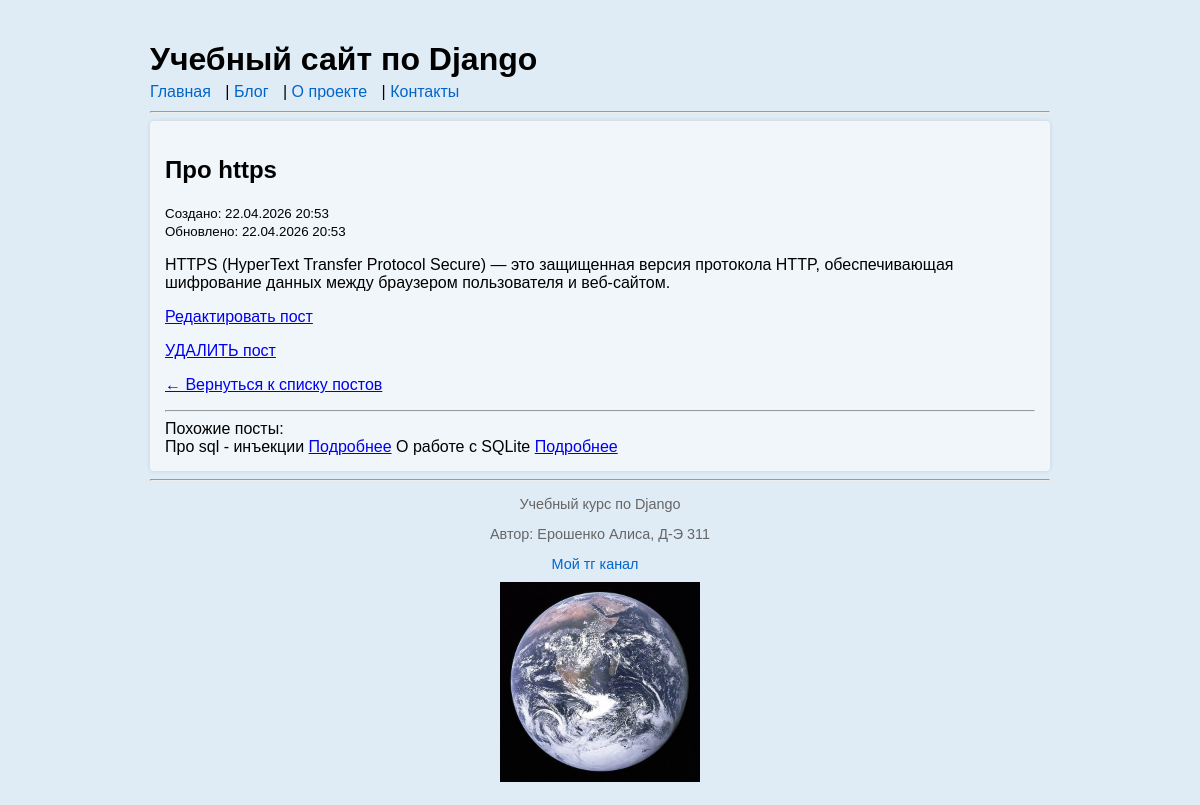
Page /blog/3/ on the committed database.
### blog/models.py (models this page shows, shortened)
class Post(models.Model):
    title = models.CharField("Заголовок", max_length=200)
    body = models.TextField("Текст")
    created_at = models.DateTimeField("Создано", auto_now_add=True)
    updated_at = models.DateTimeField("Обновлено", auto_now=True)
    author = models.CharField("Автор", max_length=100, default="Аноним")
    is_published = models.BooleanField("Опубликовать", default=True)

### blog/views.py (the view)
# urls.py: path("blog/<int:pk>/", post_detail, name="post_detail"),
def post_detail(request, pk):
    post = get_object_or_404(Post, pk=pk, is_published=True)
    similar_posts = Post.objects.filter( created_at__date = post.created_at.date()).exclude(pk=post.pk)[:3]
    context = {"post": post, "similar_posts": similar_posts}
    return render(request, "blog/post_detail.html", context)

### blog/templates/blog/post_detail.html (shortened to what this page needs)
{% extends "blog/base.html"%}
{% block content %}
    <h2> {{ post.title }} </h2>
    <p>
    	<small>Создано: {{ post.created_at|date:"d.m.Y H:i" }}</small>
    	{% if post.updated_at != post.created_at %}
    	    <br><small>Обновлено: {{ post.updated_at|date:"d.m.Y H:i" }}</small>
        {% endif %}
    </p>
<p>{{ post.body }}</p>
<p><a href="{% url 'post_edit' pk=post.pk %}">Редактировать пост</a></p>
<p><a href="{% url 'post_delete' pk=post.pk %}">УДАЛИТЬ пост</a></p>
<p><a href="{% url 'post_list' %}">← Вернуться к списку постов</a></p>
<hr>
<h>Похожие посты:</h>
<br>
{% for sim_post in similar_posts%}
<h>{{sim_post.title}}</h>
<a href="{% url 'post_detail' pk=sim_post.pk %}">Подробнее</a>
{% endfor %}
{% endblock %}

### static/css/styles.css (style rules this page uses)
body { font-family: Arial, sans-serif; max-width: 900px; margin: 0 auto; padding: 20px; background-color: #dfebf5; }

### rows in the picture
Post: title "Про https", created_at "22.04.2026 20:53", updated_at "22.04.2026 20:53", body "HTTPS (HyperText Transfer Protocol Secure) — это защищенная версия протокола HTTP, обеспечивающая шифрование данных между браузером пользователя и веб-сайтом."
Post: title "Про sql - инъекции"
Post: title "О работе с SQLite"
